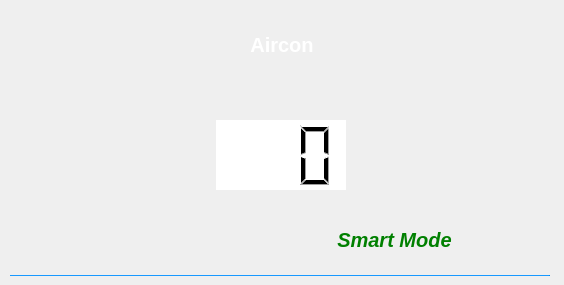
      <widget class="QWidget" name="widget_3" native="true">
       <property name="geometry">
        <rect>
         <x>28</x>
         <y>100</y>
         <width>564</width>
         <height>285</height>
        </rect>
       </property>
       <property name="sizePolicy">
        <sizepolicy hsizetype="Fixed" vsizetype="Fixed">
         <horstretch>0</horstretch>
         <verstretch>0</verstretch>
        </sizepolicy>
       </property>
       <property name="minimumSize">
        <size>
         <width>564</width>
         <height>285</height>
        </size>
       </property>
       <property name="maximumSize">
        <size>
         <width>564</width>
         <height>285</height>
        </size>
       </property>
       <property name="styleSheet">
        <string notr="true">QWidget#widget_3 {
    background-color: rgba(35, 40, 60, 215);
	border:none;

	border-top-left-radius: 30px;
    border-top-right-radius: 30px;
}</string>
       </property>
       <widget class="QPushButton" name="pushButton_aircon_smartmode">
        <property name="geometry">
         <rect>
          <x>250</x>
          <y>215</y>
          <width>300</width>
          <height>50</height>
         </rect>
        </property>
        <property name="sizePolicy">
         <sizepolicy hsizetype="Fixed" vsizetype="Fixed">
          <horstretch>0</horstretch>
          <verstretch>0</verstretch>
         </sizepolicy>
        </property>
        <property name="minimumSize">
         <size>
          <width>300</width>
          <height>50</height>
         </size>
        </property>
        <property name="maximumSize">
         <size>
          <width>300</width>
          <height>50</height>
         </size>
        </property>
        <property name="font">
         <font>
          <pointsize>15</pointsize>
          <weight>75</weight>
          <italic>true</italic>
          <bold>true</bold>
          <underline>false</underline>
          <strikeout>false</strikeout>
          <stylestrategy>PreferAntialias</stylestrategy>
          <kerning>true</kerning>
         </font>
        </property>
        <property name="cursor">
         <cursorShape>ArrowCursor</cursorShape>
        </property>
        <property name="focusPolicy">
         <enum>Qt::StrongFocus</enum>
        </property>
        <property name="layoutDirection">
         <enum>Qt::RightToLeft</enum>
        </property>
        <property name="styleSheet">
         <string notr="true">QPushButton {
    background-color: transparent;
    border: none;
	color:green;
}</string>
        </property>
        <property name="text">
         <string>Smart Mode  </string>
        </property>
        <property name="icon">
         <iconset resource="resources.qrc">
          <normaloff>:/images/Checkbox_off.png</normaloff>
          <normalon>:/images/Checkbox_on.png</normalon>
          <disabledoff>:/images/Checkbox_off.png</disabledoff>
          <disabledon>:/images/Checkbox_on.png</disabledon>
          <activeoff>:/images/Checkbox_off.png</activeoff>
          <activeon>:/images/Checkbox_on.png</activeon>
          <selectedoff>:/images/Checkbox_off.png</selectedoff>
          <selectedon>:/images/Checkbox_on.png</selectedon>:/images/Checkbox_off.png</iconset>
        </property>
        <property name="iconSize">
         <size>
          <width>256</width>
          <height>50</height>
         </size>
        </property>
        <property name="checkable">
         <bool>true</bool>
        </property>
       </widget>
       <widget class="QWidget" name="layoutWidget">
        <property name="geometry">
         <rect>
          <x>0</x>
          <y>0</y>
          <width>564</width>
          <height>195</height>
         </rect>
        </property>
        <layout class="QVBoxLayout" name="verticalLayout_21">
         <property name="spacing">
          <number>0</number>
         </property>
         <item>
          <layout class="QVBoxLayout" name="verticalLayout_16">
           <property name="spacing">
            <number>0</number>
           </property>
           <item>
            <spacer name="verticalSpacer_2">
             <property name="orientation">
              <enum>Qt::Vertical</enum>
             </property>
             <property name="sizeType">
              <enum>QSizePolicy::Fixed</enum>
             </property>
             <property name="sizeHint" stdset="0">
              <size>
               <width>560</width>
               <height>15</height>
              </size>
             </property>
            </spacer>
           </item>
           <item>
            <layout class="QHBoxLayout" name="horizontalLayout_7">
             <property name="spacing">
              <number>0</number>
             </property>
             <item>
              <spacer name="horizontalSpacer">
               <property name="orientation">
                <enum>Qt::Horizontal</enum>
               </property>
               <property name="sizeType">
                <enum>QSizePolicy::Fixed</enum>
               </property>
               <property name="sizeHint" stdset="0">
                <size>
                 <width>200</width>
                 <height>40</height>
                </size>
               </property>
              </spacer>
             </item>
             <item>
              <widget class="QLabel" name="label_4">
               <property name="font">
                <font>
                 <pointsize>-1</pointsize>
                 <weight>75</weight>
                 <bold>true</bold>
                </font>
               </property>
               <property name="styleSheet">
                <string notr="true">QLabel {
    background-color: transparent;
	color:white;
	font-size: 20px; font-weight: bold;

}</string>
               </property>
               <property name="text">
                <string>Aircon</string>
               </property>
               <property name="alignment">
                <set>Qt::AlignCenter</set>
               </property>
              </widget>
             </item>
             <item>
              <spacer name="horizontalSpacer_2">
               <property name="orientation">
                <enum>Qt::Horizontal</enum>
               </property>
               <property name="sizeType">
                <enum>QSizePolicy::Fixed</enum>
               </property>
               <property name="sizeHint" stdset="0">
                <size>
                 <width>200</width>
                 <height>40</height>
                </size>
               </property>
              </spacer>
             </item>
            </layout>
           </item>
          </layout>
         </item>
         <item>
          <spacer name="verticalSpacer">
           <property name="orientation">
            <enum>Qt::Vertical</enum>
           </property>
           <property name="sizeType">
            <enum>QSizePolicy::Fixed</enum>
           </property>
           <property name="sizeHint" stdset="0">
            <size>
             <width>20</width>
             <height>40</height>
            </size>
           </property>
          </spacer>
         </item>
         <item>
          <layout class="QHBoxLayout" name="horizontalLayout_20">
           <property name="spacing">
            <number>0</number>
           </property>
           <item>
            <spacer name="horizontalSpacer_13">
             <property name="orientation">
              <enum>Qt::Horizontal</enum>
             </property>
             <property name="sizeType">
              <enum>QSizePolicy::Fixed</enum>
             </property>
             <property name="sizeHint" stdset="0">
              <size>
               <width>70</width>
               <height>20</height>
              </size>
             </property>
            </spacer>
           </item>
           <item>
            <widget class="QPushButton" name="pushButton_tempdown">
             <property name="sizePolicy">
              <sizepolicy hsizetype="Fixed" vsizetype="Fixed">
               <horstretch>0</horstretch>
               <verstretch>0</verstretch>
              </sizepolicy>
             </property>
             <property name="minimumSize">
              <size>
               <width>80</width>
               <height>80</height>
              </size>
             </property>
             <property name="maximumSize">
              <size>
               <width>80</width>
               <height>80</height>
              </size>
             </property>
             <property name="styleSheet">
              <string notr="true">QPushButton {
	background-color: rgba(0, 0, 0, 0);
	border: none;
}

QPushButton:pressed {
    padding-top: 3px;
    padding-left: 3px;
	qproperty-iconSize: 90px 90px;
    border: none;
}</string>
             </property>
             <property name="text">
              <string/>
             </property>
             <property name="icon">
              <iconset>
               <normaloff>images/tempdown_button.png</normaloff>images/tempdown_button.png</iconset>
             </property>
             <property name="iconSize">
              <size>
               <width>100</width>
               <height>100</height>
              </size>
             </property>
            </widget>
           </item>
           <item>
            <widget class="QLCDNumber" name="lcdNumber_temperature">
             <property name="minimumSize">
              <size>
               <width>130</width>
               <height>70</height>
              </size>
             </property>
             <property name="maximumSize">
              <size>
               <width>130</width>
               <height>70</height>
              </size>
             </property>
             <property name="layoutDirection">
              <enum>Qt::LeftToRight</enum>
             </property>
             <property name="autoFillBackground">
              <bool>false</bool>
             </property>
             <property name="styleSheet">
              <string notr="true">QLCDNumber {
	background-color: rgba(255, 255, 255, 255);
	border: 1px;

}</string>
             </property>
             <property name="frameShape">
              <enum>QFrame::Box</enum>
             </property>
             <property name="frameShadow">
              <enum>QFrame::Raised</enum>
             </property>
             <property name="lineWidth">
              <number>1</number>
             </property>
             <property name="midLineWidth">
              <number>0</number>
             </property>
             <property name="smallDecimalPoint">
              <bool>false</bool>
             </property>
             <property name="digitCount">
              <number>3</number>
             </property>
             <property name="mode">
              <enum>QLCDNumber::Dec</enum>
             </property>
             <property name="segmentStyle">
              <enum>QLCDNumber::Filled</enum>
             </property>
             <property name="value" stdset="0">
              <double>0.000000000000000</double>
             </property>
             <property name="intValue" stdset="0">
              <number>0</number>
             </property>
            </widget>
           </item>
           <item>
            <widget class="QPushButton" name="pushButton_tempup">
             <property name="sizePolicy">
              <sizepolicy hsizetype="Fixed" vsizetype="Fixed">
               <horstretch>0</horstretch>
               <verstretch>0</verstretch>
              </sizepolicy>
             </property>
             <property name="minimumSize">
              <size>
               <width>80</width>
               <height>80</height>
              </size>
             </property>
             <property name="maximumSize">
              <size>
               <width>80</width>
               <height>80</height>
              </size>
             </property>
             <property name="styleSheet">
              <string notr="true">QPushButton {
	background-color: rgba(0, 0, 0, 0);
	border: none;
}

QPushButton:pressed {
    padding-top: 1px;
    padding-left: 1px;
	qproperty-iconSize: 90px 90px;
    border: none;
}</string>
             </property>
             <property name="text">
              <string/>
             </property>
             <property name="icon">
              <iconset>
               <normaloff>images/tempup_button.png</normaloff>images/tempup_button.png</iconset>
             </property>
             <property name="iconSize">
              <size>
               <width>100</width>
               <height>100</height>
              </size>
             </property>
            </widget>
           </item>
           <item>
            <spacer name="horizontalSpacer_14">
             <property name="orientation">
              <enum>Qt::Horizontal</enum>
             </property>
             <property name="sizeType">
              <enum>QSizePolicy::Fixed</enum>
             </property>
             <property name="sizeHint" stdset="0">
              <size>
               <width>70</width>
               <height>20</height>
              </size>
             </property>
            </spacer>
           </item>
          </layout>
         </item>
        </layout>
       </widget>
       <widget class="Line" name="line">
        <property name="geometry">
         <rect>
          <x>10</x>
          <y>275</y>
          <width>540</width>
          <height>1</height>
         </rect>
        </property>
        <property name="sizePolicy">
         <sizepolicy hsizetype="Fixed" vsizetype="Fixed">
          <horstretch>0</horstretch>
          <verstretch>0</verstretch>
         </sizepolicy>
        </property>
        <property name="minimumSize">
         <size>
          <width>540</width>
          <height>1</height>
         </size>
        </property>
        <property name="maximumSize">
         <size>
          <width>540</width>
          <height>1</height>
         </size>
        </property>
        <property name="styleSheet">
         <string notr="true">background-color: #0088F3;</string>
        </property>
        <property name="orientation">
         <enum>Qt::Horizontal</enum>
        </property>
       </widget>
      </widget>
